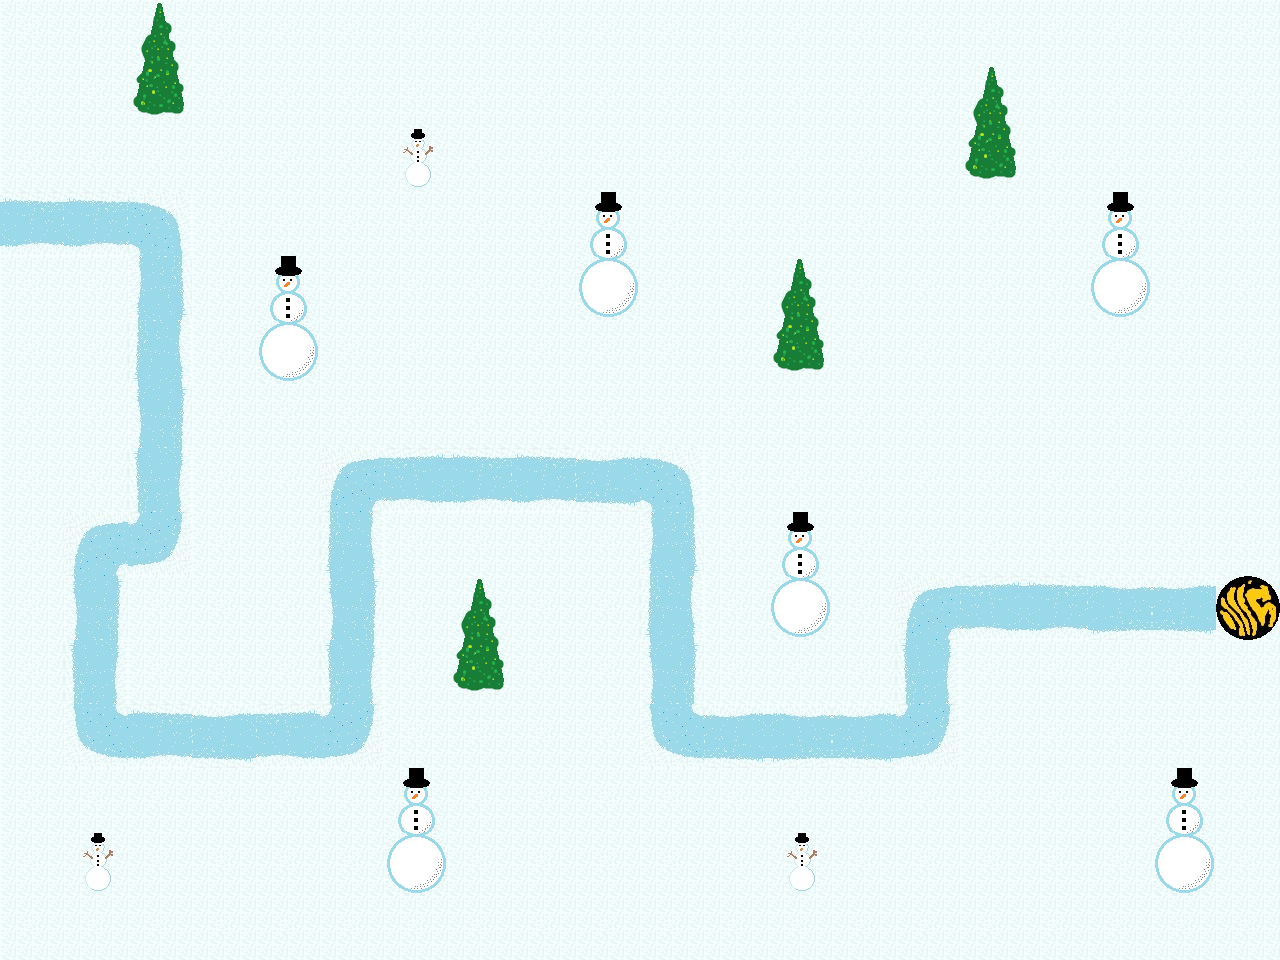

A 2D game scene composited from a Tiled map and its tileset images. What follows is a short description and the map's XML, with each tile layer's data collapsed to a summary:
An orthogonal 20x15 tile map with 64x64 px tiles, 1 tile layer (Tile Layer 1).

<map version="1.0" orientation="orthogonal" width="20" height="15" tilewidth="64" tileheight="64">
 <tileset firstgid="1" name="Snow_All" tilewidth="64" tileheight="64">
  <properties>
   <property name="ground" value="" />
  </properties>
  <image source="Snow_All.png" width="475" height="694" />
  <tile id="0">
   <properties>
    <property name="ground" value="" />
   </properties>
  </tile>
  <tile id="1">
   <properties>
    <property name="ground" value="" />
   </properties>
  </tile>
  <tile id="2">
   <properties>
    <property name="ground" value="" />
   </properties>
  </tile>
  <tile id="7">
   <properties>
    <property name="ground" value="" />
   </properties>
  </tile>
  <tile id="8">
   <properties>
    <property name="ground" value="" />
   </properties>
  </tile>
  <tile id="9">
   <properties>
    <property name="ground" value="" />
   </properties>
  </tile>
  <tile id="14">
   <properties>
    <property name="ground" value="" />
   </properties>
  </tile>
  <tile id="15">
   <properties>
    <property name="ground" value="" />
   </properties>
  </tile>
  <tile id="16">
   <properties>
    <property name="ground" value="" />
   </properties>
  </tile>
  <tile id="21">
   <properties>
    <property name="ground" value="" />
   </properties>
  </tile>
  <tile id="22">
   <properties>
    <property name="ground" value="" />
   </properties>
  </tile>
  <tile id="23">
   <properties>
    <property name="ground" value="" />
   </properties>
  </tile>
  <tile id="28">
   <properties>
    <property name="ground" value="" />
   </properties>
  </tile>
  <tile id="29">
   <properties>
    <property name="ground" value="" />
   </properties>
  </tile>
  <tile id="30">
   <properties>
    <property name="ground" value="" />
   </properties>
  </tile>
  <tile id="35">
   <properties>
    <property name="ground" value="" />
   </properties>
  </tile>
  <tile id="36">
   <properties>
    <property name="ground" value="" />
   </properties>
  </tile>
  <tile id="37">
   <properties>
    <property name="ground" value="" />
   </properties>
  </tile>
  <tile id="42">
   <properties>
    <property name="ground" value="" />
   </properties>
  </tile>
  <tile id="43">
   <properties>
    <property name="ground" value="" />
   </properties>
  </tile>
  <tile id="44">
   <properties>
    <property name="grass" value="" />
   </properties>
  </tile>
  <tile id="49">
   <properties>
    <property name="ground" value="" />
   </properties>
  </tile>
  <tile id="50">
   <properties>
    <property name="ground" value="" />
   </properties>
  </tile>
  <tile id="51">
   <properties>
    <property name="ground" value="" />
   </properties>
  </tile>
  <tile id="56">
   <properties>
    <property name="finish" value="" />
    <property name="ground" value="" />
   </properties>
  </tile>
  <tile id="57">
   <properties>
    <property name="ground" value="" />
   </properties>
  </tile>
  <tile id="64">
   <properties>
    <property name="ground" value="" />
   </properties>
  </tile>
 </tileset>
 <layer name="Tile Layer 1" width="20" height="15">
  <data>[300 cells, 300 non-empty, 19 distinct tile ids]</data>
 </layer>
</map>
